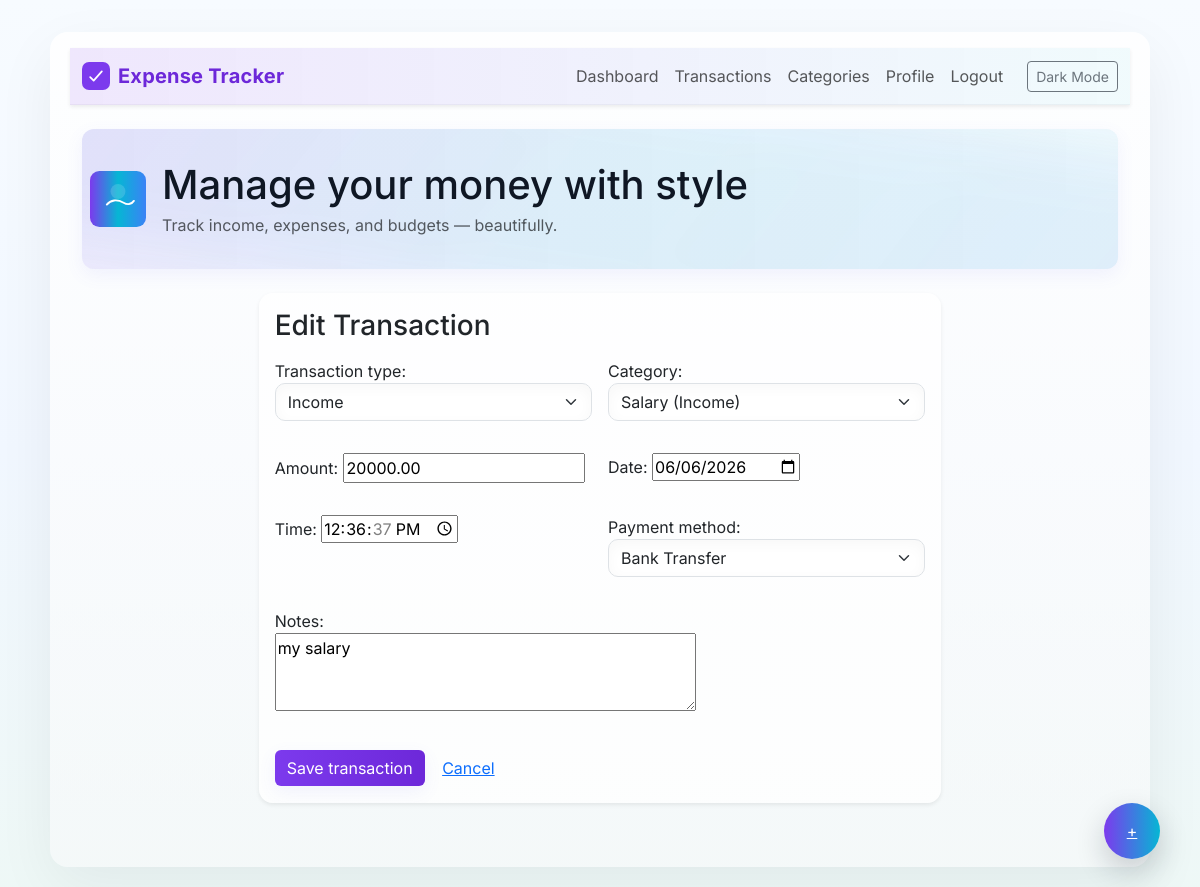
/transactions/3/edit/ (signed in), run on the app's committed database.
### app/models.py (models this page shows, shortened)
class Transaction(models.Model):
    TRANSACTION_TYPES = [
        ('income', 'Income'),
        ('expense', 'Expense'),
    ]
    PAYMENT_METHODS = [
        ('cash', 'Cash'),
        ('card', 'Card'),
        ('bank', 'Bank Transfer'),
        ('other', 'Other'),
    ]
    user = models.ForeignKey(User, on_delete=models.CASCADE, related_name='transactions')
    category = models.ForeignKey(Category, on_delete=models.PROTECT, related_name='transactions')
    amount = models.DecimalField(max_digits=12, decimal_places=2)
    transaction_type = models.CharField(max_length=10, choices=TRANSACTION_TYPES)
    payment_method = models.CharField(max_length=32, choices=PAYMENT_METHODS, default='cash')
    date = models.DateField(default=timezone.localdate)
    time = models.TimeField(default=current_time)
    notes = models.TextField(blank=True)
    created_at = models.DateTimeField(auto_now_add=True)
    class Meta:
        ordering = ['-date', '-time', '-created_at']

### app/views.py (the view)
# urls.py: path('transactions/<int:pk>/edit/', views.transaction_update, name='transaction_update'),
@login_required
def transaction_update(request, pk):
    transaction = get_object_or_404(Transaction, pk=pk, user=request.user)
    if request.method == 'POST':
        form = TransactionForm(request.POST, instance=transaction, user=request.user)
        if form.is_valid():
            form.save()
            logger.info('Transaction updated by %s: id=%s type=%s amount=%s', request.user.username, transaction.pk, transaction.transaction_type, transaction.amount)
            messages.success(request, 'Transaction updated successfully.')
            return redirect('transaction_list')
    else:
        form = TransactionForm(instance=transaction, user=request.user)
    return render(request, 'app/transaction_form.html', {'form': form, 'title': 'Edit Transaction'})

### app/models.py (called while the page is built)
    def __str__(self):
        return f"{self.name} ({self.get_category_type_display()})"

### templates/app/transaction_form.html (shortened to what this page needs)
{% extends 'app/base.html' %}
{% block content %}
<div class="row justify-content-center">
    <div class="col-xl-8 col-lg-10">
        <div class="card shadow-sm">
            <div class="card-body">
                <h3 class="card-title mb-3">{{ title }}</h3>
                <form method="post" novalidate>
                    <div class="row g-3">
                        {% for field in form %}
                            <div class="col-md-6">
                                <div class="mb-3">
                                    {{ field.label_tag }}
                                    {{ field }}
                                </div>
                            </div>
                        {% endfor %}
                    </div>
                    <button type="submit" class="btn btn-primary mt-3">Save transaction</button>
                    <a class="btn btn-link mt-3" href="{% url 'transaction_list' %}">Cancel</a>
                </form>
            </div>
        </div>
    </div>
</div>
{% endblock %}

### static/app/css/styles.css (style rules this page uses)
:root { color-scheme: light; --bg: linear-gradient(180deg, #f7fbff 0%, #f1f7ff 50%, #eef8f6 100%); --surface: linear-gradient(180deg, #ffffffcc, #ffffffcc); --text: #0f1724; --muted: #6c757d; --border: rgba(15,23,36,0.08); --primary-500: #7c3aed; --primary-600: #6d28d9; --accent: #06b6d4; --success: #10b981; --danger: #ef4444; --glass: rgba(255,255,255,0.6); --shadow-1: 0 6px 18px rgba(99,102,241,0.08); --shadow-2: 0 10px 30px rgba(15,23,42,0.06); }
body { background: var(--bg); color: var(--text); font-family: 'Inter', system-ui, -apple-system, 'Segoe UI', Roboto, 'Helvetica Neue', Arial; -webkit-font-smoothing: antialiased; -moz-osx-font-smoothing: grayscale; }
.card { border: none; border-radius: 14px; background: var(--surface); box-shadow: var(--shadow-2); overflow: hidden; }
.btn-primary, .btn-outline-primary { min-width: 140px; }
.btn-primary { background-image: linear-gradient(90deg, var(--primary-500), var(--primary-600)); border: none; color: white; box-shadow: var(--shadow-1); }
.form-control, .form-select { border-radius: 10px; box-shadow: 0 4px 14px rgba(12,17,23,0.03) inset; }

### data on the page
Transaction: form "Income" "Salary (Income)" "20000.00" "06/06/2026" "12:36:37" "Bank Transfer" "my salary"

### other printed values
{{ title }} "Edit Transaction"
{{ field.label_tag }} "Transaction type:" "Category:" "Amount:" "Date:" "Time:" "Payment method:" "Notes:"
